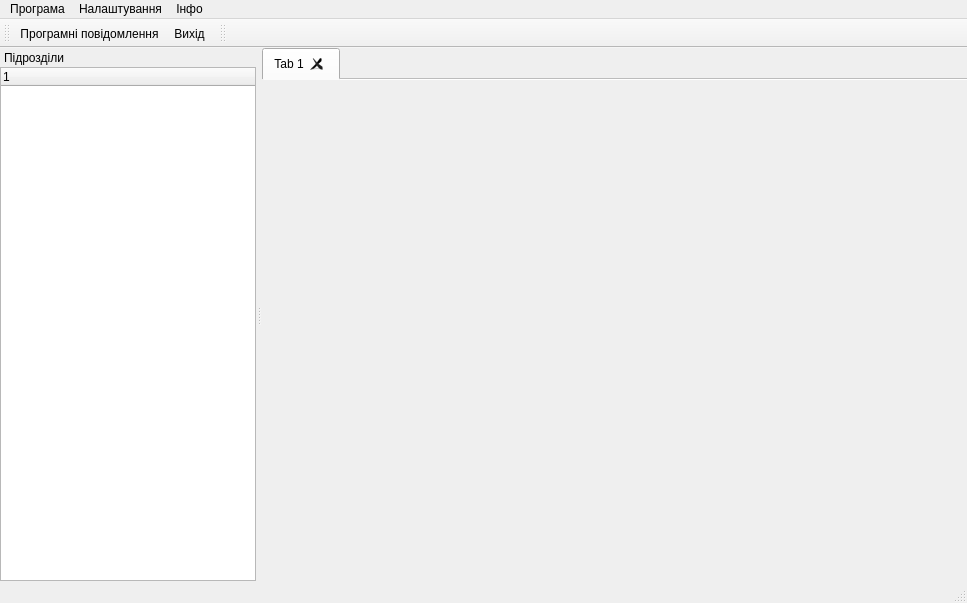
<?xml version="1.0" encoding="UTF-8"?>
<ui version="4.0">
 <class>UMainWindow_AParkPerevez</class>
 <widget class="QMainWindow" name="UMainWindow_AParkPerevez">
  <property name="geometry">
   <rect>
    <x>0</x>
    <y>0</y>
    <width>967</width>
    <height>603</height>
   </rect>
  </property>
  <property name="windowTitle">
   <string>Пасажирські перевезення</string>
  </property>
  <widget class="QWidget" name="centralwidget">
   <layout class="QVBoxLayout" name="verticalLayout">
    <property name="spacing">
     <number>0</number>
    </property>
    <property name="margin">
     <number>0</number>
    </property>
    <item>
     <widget class="QTabWidget" name="tabWidget_parts">
      <property name="tabPosition">
       <enum>QTabWidget::North</enum>
      </property>
      <property name="tabShape">
       <enum>QTabWidget::Rounded</enum>
      </property>
      <property name="currentIndex">
       <number>0</number>
      </property>
      <property name="elideMode">
       <enum>Qt::ElideNone</enum>
      </property>
      <property name="usesScrollButtons">
       <bool>false</bool>
      </property>
      <property name="documentMode">
       <bool>true</bool>
      </property>
      <property name="tabsClosable">
       <bool>true</bool>
      </property>
      <property name="movable">
       <bool>true</bool>
      </property>
      <widget class="QWidget" name="tab_AParkPerevez_1">
       <attribute name="title">
        <string>Tab 1</string>
       </attribute>
      </widget>
     </widget>
    </item>
   </layout>
  </widget>
  <widget class="QMenuBar" name="menubar">
   <property name="geometry">
    <rect>
     <x>0</x>
     <y>0</y>
     <width>967</width>
     <height>19</height>
    </rect>
   </property>
   <widget class="QMenu" name="menu">
    <property name="title">
     <string>Програма</string>
    </property>
    <addaction name="action_debugMessages"/>
    <addaction name="separator"/>
    <addaction name="action_close"/>
   </widget>
   <widget class="QMenu" name="menu_2">
    <property name="title">
     <string>Інфо</string>
    </property>
    <addaction name="action_aboutProgram"/>
   </widget>
   <widget class="QMenu" name="menu_3">
    <property name="title">
     <string>Налаштування</string>
    </property>
    <addaction name="action_firmInfo"/>
   </widget>
   <addaction name="menu"/>
   <addaction name="menu_3"/>
   <addaction name="menu_2"/>
  </widget>
  <widget class="QStatusBar" name="statusbar"/>
  <widget class="QDockWidget" name="dockWidget_zmist">
   <property name="windowIcon">
    <iconset resource="../images/UAutoParkImg.qrc">
     <normaloff>:/Program/small/bus-32x32.png</normaloff>:/Program/small/bus-32x32.png</iconset>
   </property>
   <property name="features">
    <set>QDockWidget::NoDockWidgetFeatures</set>
   </property>
   <property name="windowTitle">
    <string>Підрозділи</string>
   </property>
   <attribute name="dockWidgetArea">
    <number>1</number>
   </attribute>
   <widget class="QWidget" name="dockWidgetContents">
    <layout class="QVBoxLayout" name="verticalLayout_2">
     <property name="spacing">
      <number>0</number>
     </property>
     <property name="margin">
      <number>0</number>
     </property>
     <item>
      <widget class="QTreeWidget" name="treeWidget_zmist">
       <column>
        <property name="text">
         <string notr="true">1</string>
        </property>
       </column>
      </widget>
     </item>
    </layout>
   </widget>
  </widget>
  <widget class="QToolBar" name="toolBar_main">
   <property name="windowTitle">
    <string>Головний пенал</string>
   </property>
   <property name="iconSize">
    <size>
     <width>20</width>
     <height>20</height>
    </size>
   </property>
   <attribute name="toolBarArea">
    <enum>TopToolBarArea</enum>
   </attribute>
   <attribute name="toolBarBreak">
    <bool>false</bool>
   </attribute>
   <addaction name="action_debugMessages"/>
   <addaction name="action_close"/>
  </widget>
  <widget class="QToolBar" name="toolBar_dockWidgets">
   <property name="windowTitle">
    <string>Пенал меню підрозділів</string>
   </property>
   <property name="iconSize">
    <size>
     <width>20</width>
     <height>20</height>
    </size>
   </property>
   <property name="toolButtonStyle">
    <enum>Qt::ToolButtonTextBesideIcon</enum>
   </property>
   <attribute name="toolBarArea">
    <enum>TopToolBarArea</enum>
   </attribute>
   <attribute name="toolBarBreak">
    <bool>false</bool>
   </attribute>
  </widget>
  <action name="action_close">
   <property name="icon">
    <iconset resource="../images/UAutoParkImg.qrc">
     <normaloff>:/icontexto_webdev_pack/icontexto_webdev_pack/icontexto-webdev-cancel-032x032.png</normaloff>:/icontexto_webdev_pack/icontexto_webdev_pack/icontexto-webdev-cancel-032x032.png</iconset>
   </property>
   <property name="text">
    <string>Вихід</string>
   </property>
  </action>
  <action name="action_debugMessages">
   <property name="icon">
    <iconset resource="../images/UAutoParkImg.qrc">
     <normaloff>:/icontexto_webdev_pack/icontexto_webdev_pack/icontexto-webdev-config-032x032.png</normaloff>:/icontexto_webdev_pack/icontexto_webdev_pack/icontexto-webdev-config-032x032.png</iconset>
   </property>
   <property name="text">
    <string>Програмні повідомлення</string>
   </property>
  </action>
  <action name="action_aboutProgram">
   <property name="icon">
    <iconset resource="../images/UAutoParkImg.qrc">
     <normaloff>:/icontexto_webdev_pack/icontexto_webdev_pack/icontexto-webdev-info-032x032.png</normaloff>:/icontexto_webdev_pack/icontexto_webdev_pack/icontexto-webdev-info-032x032.png</iconset>
   </property>
   <property name="text">
    <string>Про програму</string>
   </property>
  </action>
  <action name="action_dovidnykRuhomyiSklad">
   <property name="text">
    <string>Рухомий склад</string>
   </property>
  </action>
  <action name="action_firmInfo">
   <property name="icon">
    <iconset resource="../images/UAutoParkImg.qrc">
     <normaloff>:/icontexto_webdev_pack/icontexto_webdev_pack/icontexto-webdev-bullet-032x032.png</normaloff>:/icontexto_webdev_pack/icontexto_webdev_pack/icontexto-webdev-bullet-032x032.png</iconset>
   </property>
   <property name="text">
    <string>Реквізити підприємства</string>
   </property>
  </action>
 </widget>
 <resources>
  <include location="../images/UAutoParkImg.qrc"/>
 </resources>
 <connections/>
</ui>
